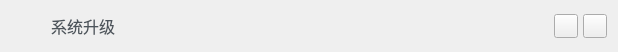
<?xml version="1.0" encoding="UTF-8"?>
<ui version="4.0">
 <class>titlebar</class>
 <widget class="QWidget" name="titlebar">
  <property name="geometry">
   <rect>
    <x>0</x>
    <y>0</y>
    <width>618</width>
    <height>50</height>
   </rect>
  </property>
  <property name="maximumSize">
   <size>
    <width>618</width>
    <height>50</height>
   </size>
  </property>
  <property name="windowTitle">
   <string>Form</string>
  </property>
  <layout class="QHBoxLayout" name="horizontalLayout">
   <property name="spacing">
    <number>5</number>
   </property>
   <item>
    <widget class="QLabel" name="icon">
     <property name="minimumSize">
      <size>
       <width>30</width>
       <height>30</height>
      </size>
     </property>
     <property name="maximumSize">
      <size>
       <width>30</width>
       <height>30</height>
      </size>
     </property>
     <property name="text">
      <string/>
     </property>
    </widget>
   </item>
   <item>
    <spacer name="horizontalSpacer">
     <property name="orientation">
      <enum>Qt::Horizontal</enum>
     </property>
     <property name="sizeType">
      <enum>QSizePolicy::Fixed</enum>
     </property>
     <property name="sizeHint" stdset="0">
      <size>
       <width>5</width>
       <height>20</height>
      </size>
     </property>
    </spacer>
   </item>
   <item>
    <widget class="QLabel" name="label_2">
     <property name="styleSheet">
      <string notr="true">font-family: SourceHanSansCN-Normal;
font-size: 16px;
color: #4C545B;</string>
     </property>
     <property name="text">
      <string>系统升级</string>
     </property>
    </widget>
   </item>
   <item>
    <spacer name="horizontalSpacer_2">
     <property name="orientation">
      <enum>Qt::Horizontal</enum>
     </property>
     <property name="sizeHint" stdset="0">
      <size>
       <width>40</width>
       <height>20</height>
      </size>
     </property>
    </spacer>
   </item>
   <item>
    <widget class="QPushButton" name="pbmin">
     <property name="minimumSize">
      <size>
       <width>24</width>
       <height>24</height>
      </size>
     </property>
     <property name="maximumSize">
      <size>
       <width>24</width>
       <height>24</height>
      </size>
     </property>
     <property name="text">
      <string/>
     </property>
    </widget>
   </item>
   <item>
    <widget class="QPushButton" name="pbclose">
     <property name="minimumSize">
      <size>
       <width>24</width>
       <height>24</height>
      </size>
     </property>
     <property name="maximumSize">
      <size>
       <width>24</width>
       <height>24</height>
      </size>
     </property>
     <property name="text">
      <string/>
     </property>
    </widget>
   </item>
  </layout>
 </widget>
 <resources/>
 <connections/>
</ui>
